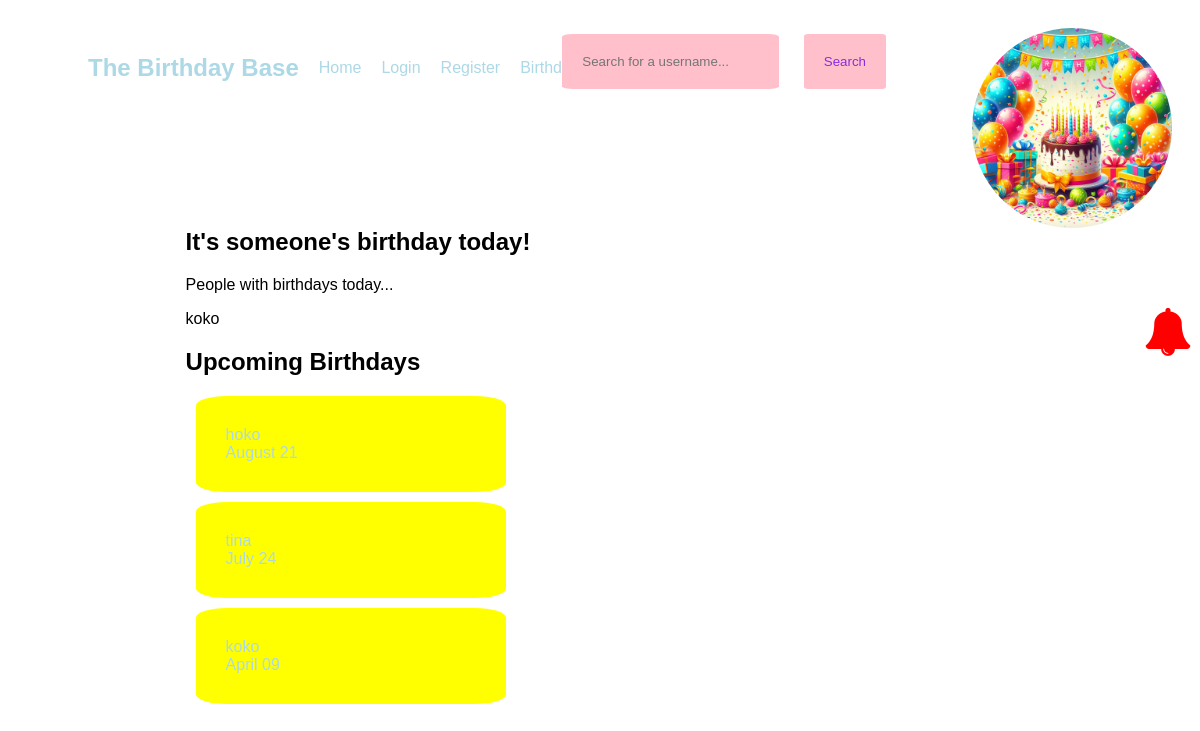
Before: / with the older database file.
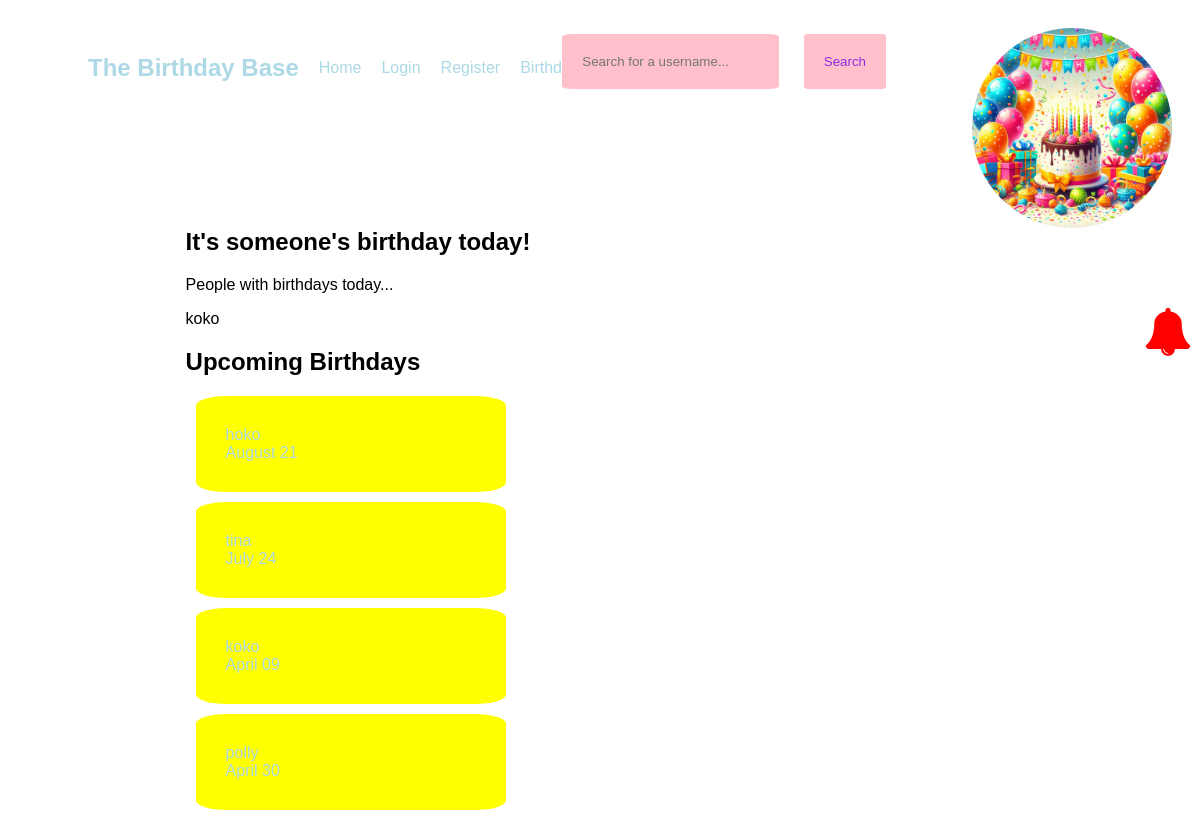
After: the same page with the newer database file.
### app.py (models this page shows, shortened)
class User(db.Model, UserMixin):
    id = db.Column(db.Integer, primary_key=True)
    username = db.Column(db.String(20), nullable=False, unique=True)
    password = db.Column(db.String(80), nullable=False)
    first_name = db.Column(db.String(20), nullable=False)
    last_name = db.Column(db.String(80), nullable=True)
    birthday = db.Column(db.Date, nullable=False)
    profile_pic = db.Column(db.String(), default="default.jpg")
    followed = db.relationship(
        "Follow",
        foreign_keys=[Follow.follower_id],
        backref=db.backref("follower", lazy="joined"),
        lazy="dynamic",
        cascade="all, delete-orphan",
    )
    followers = db.relationship(
        "Follow",
        foreign_keys=[Follow.followed_id],
        backref=db.backref("followed", lazy="joined"),
        lazy="dynamic",
        cascade="all, delete-orphan",
    )
    postsender = db.relationship(
        "Post",
        backref=backref("postsender", uselist=False),
        foreign_keys=[Post.sender],
        lazy=True,
    )

### app.py (the view)
@app.route("/")
def home():
    todaybday = User.query.filter_by(birthday=date.today()).all()
    today = datetime.today()
    three_months_later = today + relativedelta(months=3)
    print('three_months_later ' + str(three_months_later))
    print('func.extract(\'month\', User.birthday) ' + str(func.extract('month', User.birthday)))
    print('today.month ' + str(today.month))
    print('three_months_later.month ' + str(three_months_later.month))
    upcoming = User.query.filter(
    and_(
        (func.extract('month', User.birthday) >= today.month),
        (func.extract('day', User.birthday) >= today.day),
        )
    )
    return render_template("home.html", today=todaybday, upcoming=upcoming)

### app.py (called while the page is built)
@app.context_processor
def base():
    def notifbday():
        if current_user.is_authenticated:
            user_id = flask_login.current_user.id
            today = datetime.now()
            one = today + relativedelta(months=1)
            print(one)
            birthdays_in_last_month = User.query.join(
                Follow, User.id == Follow.follower_id
            ).filter(
                and_(
                    (func.extract('month', User.birthday) >= today.month),
                    (func.extract('day', User.birthday) >= today.day),
                ),
                and_(
                    (func.extract('month', User.birthday) <= one.month),
                    (func.extract('day', User.birthday) <= one.day)
                )
            ).all()
            print(birthdays_in_last_month)
            return birthdays_in_last_month
    return dict(notif=notifbday)

### templates/home.html
{% extends 'base.html' %} {% block content %}
<section>
  {% if today|length >= 1 %}
  <h1>It's someone's birthday today!</h1>
  {% for t in today %}
  <p>People with birthdays today...</p>
  {{t.username}} {% endfor %} {% else %}
  <p>Bummer, there's no birthdays today...</p>
  {% endif %}
  <h2>Upcoming Birthdays</h2>
  {% for u in upcoming %}
  <div class="upcoming">
    <a href="{{ url_for('profile', username=u.username) }}">
      {{ u.username }}<br />
      {{ u.birthday.strftime('%B %d') }}
    </a>
  </div>
  {% endfor %}
</section>
 {% endblock %}

Changed rows visible on the page:
added User: username "polly", birthday "April 30", shown under "Upcoming Birthdays"
